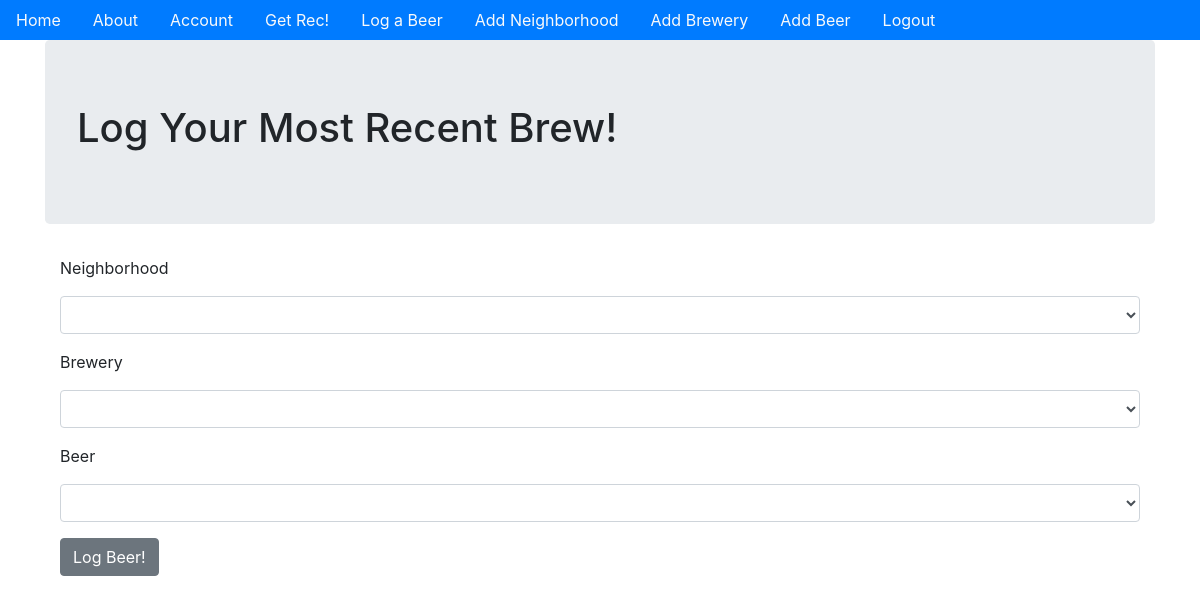
Before: /log_item (signed in) with the older database file.
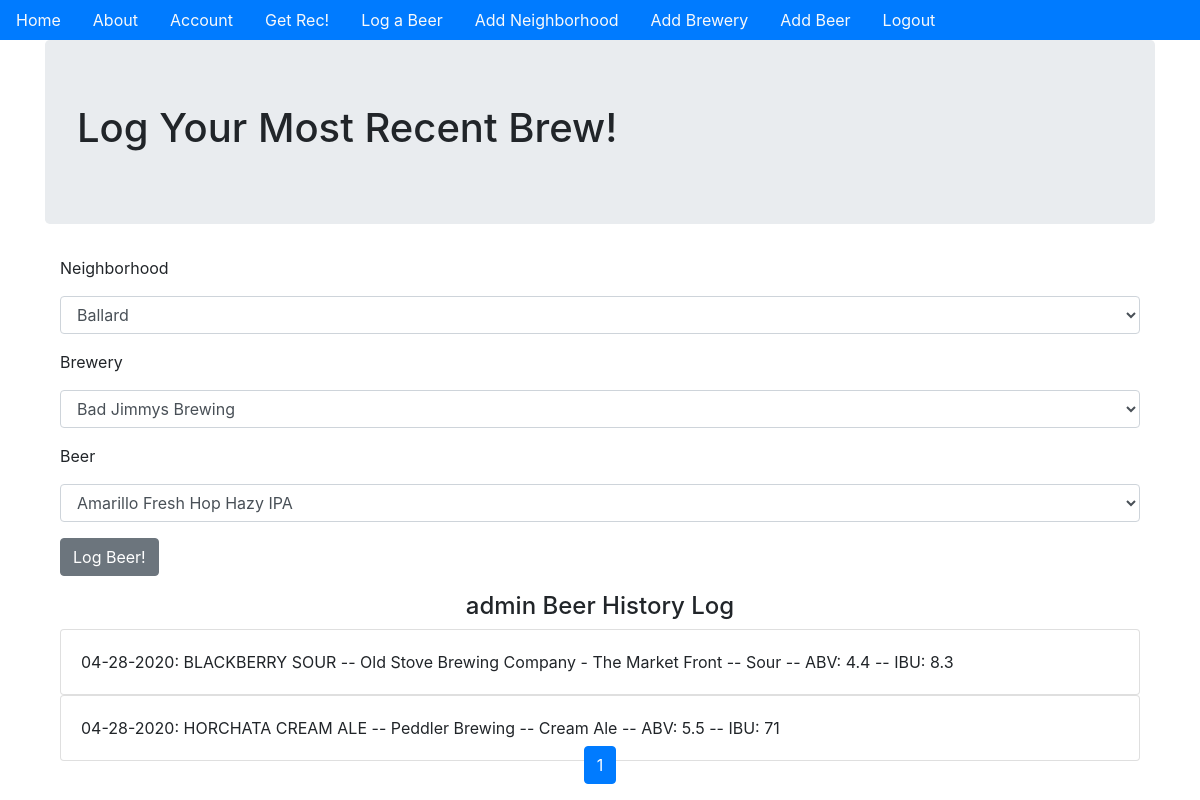
After: the same page with the newer database file.
### beer_app/models.py (models this page shows, shortened)
class User(db.Model, UserMixin):
    __tablename__ = 'users'
    id = db.Column(db.Integer, primary_key=True)
    profile_image = db.Column(
        db.String(64), nullable=False, default='default_profile.png')
    email = db.Column(db.String(64), unique=True, index=True)
    username = db.Column(db.String(64), unique=True, index=True)
    password_hash = db.Column(db.String(128))
    transactions = db.relationship('Log', backref='user', lazy='dynamic')
    recommendations = db.relationship(
        'Rec', backref='user', lazy='dynamic')

class Log(db.Model):
    __tablename__ = 'transactions'
    users = db.relationship(User)
    items = db.relationship(Item)
    id = db.Column(db.Integer, primary_key=True)
    user_id = db.Column(db.Integer, db.ForeignKey('users.id'), nullable=False)
    item_id = db.Column(db.Integer, db.ForeignKey('items.id'), nullable=False)
    date = db.Column(db.DateTime, nullable=False, default=datetime.utcnow)
    def __repr__(self):
        return f"{self.date.strftime('%m-%d-%Y')}: {Item.query.filter_by(id=self.item_id).first()}"

class Item(db.Model):
    __tablename__ = 'items'
    locations = db.relationship(Location)
    id = db.Column(db.Integer, primary_key=True)
    name = db.Column(db.String(64), nullable=False, index=True)
    style = db.Column(db.String(64), nullable=False, index=True)
    abv = db.Column(db.String(4), nullable=False, index=True)
    ibu = db.Column(db.String(3), index=True)
    location_id = db.Column(db.Integer, db.ForeignKey(
        'locations.id'), nullable=False)
    def __repr__(self):
        return f"{self.name} -- {self.locations.name} -- {self.style} -- ABV: {self.abv} -- IBU: {self.ibu}"

class Location(db.Model):
    __tablename__ = 'locations'
    zones = db.relationship(Zone)
    id = db.Column(db.Integer, primary_key=True)
    name = db.Column(db.String(64), index=True)
    address = db.Column(db.String(64))
    phone = db.Column(db.String(10))
    website = db.Column(db.String(64))
    zone_id = db.Column(db.Integer, db.ForeignKey('zones.id'), nullable=False)
    items = db.relationship('Item', backref='location')

### beer_app/actions/views.py (the view)
@actions.route('/log_item', methods=['GET', 'POST'])
@login_required
def log_item():
    form = LogActionForm()
    form.zone.choices = [(zone.id, zone.name)
                         for zone
                         in Zone.query.order_by('name')]
    form.loc.choices = [(loc.id, loc.name)
                        for loc
                        in Location.query.order_by('name')]
    form.item.choices = [(item.id, item.name)
                         for item
                         in Item.query.order_by('location_id')]
    if form.validate_on_submit():
        transaction = Log(user_id=current_user.id,
                          item_id=form.item.data)
        db.session.add(transaction)
        db.session.commit()
        return redirect(url_for('actions.log_item'))
    page = request.args.get('page', 1, type=int)
    user_post_log = Log.query.filter_by(user_id=current_user.id).order_by(
        Log.date.desc()).paginate(page=page, per_page=3)
    return render_template('log_item.html', form=form, user_post_log=user_post_log)

### beer_app/actions/forms.py
class LogActionForm(RecActionForm):
    item = SelectField('Beer', coerce=int, validators=[DataRequired()])

### beer_app/models.py (called while the page is built)
@login_manager.user_loader
def load_user(user_id):
    return User.query.get(user_id)

### beer_app/templates/log_item.html (shortened to what this page needs)
{% extends "base.html" %}
{% block content %}
<div class='jumbotron'>
    <h1>Log Your Most Recent Brew!</h1>
</div>
<div class='container'>
    <form method="POST" action="" enctype="multipart/form-data">
        <div class='form-group'>
            {{form.zone.label(class='form-group')}}
            {{form.zone(class='form-control')}}
        </div>
        <div class='form-group'>
            {{form.loc.label(class='form-group')}}
            {{form.loc(class='form-control')}}
        </div>
        <div class='form-group'>
            {{form.item.label(class='form-group')}}
            {{form.item(class='form-control')}}
        </div>
        <div class='form-group'>
            {{form.submit(class='btn btn-secondary')}}
        </div>
    </form>
</div>
{% if user_post_log.items %}
<div class='container'>
    <h4 style='text-align:center'> {{current_user.username}} Beer History Log</h4>
    {% for post in user_post_log.items %}
    <div class='card'>
        <div class='card-body'>
            {{post}}
        </div>
    </div>
    {% endfor %}
</div>
<div class="fixed-bottom">
    <nav aria-label='User Post Log'>
        <ul class='pagination sticky-bottom justify-content-center'>
            {% for page_num in user_post_log.iter_pages(left_edge=1,
                                                                                        right_edge=1,
                                                                                        left_current=5,
                                                                                        right_current=5) %}
            {% if user_post_log.page == page_num %}
            <li class='page-item active' aria-current="page">
                <span class="page-link" href="{{url_for('actions.log_item',page=page_num)}}">{{page_num}}
                </span>
            </li>
            {% else %}
            <li class='page-item'>
                <a class='page-link' href="{{url_for('actions.log_item',page=page_num)}}">{{page_num}}</a>
            </li>
            {% endif %}
            {% endfor %}
        </ul>
    </nav>
</div>
{% endif %}
{% endblock %}

### beer_app/templates/base.html (shortened to what this page needs)
<!DOCTYPE html>
<html lang="en" dir='ltr'>
<head>
    <link rel="stylesheet" href="https://stackpath.bootstrapcdn.com/bootstrap/4.4.1/css/bootstrap.min.css"
>
</head>
<body>
    <ul class='nav sticky-top bg-primary'>
        <li class='nav-link'>
            <a class='text-light' href="{{url_for('core.index')}}">Home</a>
        </li>
        <li class='nav-link'>
            <a class='text-light' href="{{url_for('core.info')}}">About</a>
        </li>
        {% if current_user.is_authenticated %}
        <li class='nav-link'>
            <a class='text-light' href="{{url_for('users.account')}}">Account</a>
        </li>
        <li class='nav-link'>
            <a class='text-light' href="{{url_for('actions.get_rec')}}">Get Rec!</a>
        </li>
        <li class='nav-link'>
            <a class='text-light' href="{{url_for('actions.log_item')}}">Log a Beer</a>
        </li>
        {% if current_user.username=='admin' %}
        <li class='nav-link'>
            <a class='text-light' href="{{url_for('update.add_zone')}}">Add Neighborhood</a>
        </li>
        <li class='nav-link'>
            <a class='text-light' href="{{url_for('update.add_location')}}">Add Brewery</a>
        </li>
        <li class='nav-link'>
            <a class='text-light' href="{{url_for('update.add_item')}}">Add Beer</a>
        </li>
        {% endif %}
        <li class='nav-link'>
            <a class='text-light' href="{{url_for('users.logout')}}">Logout</a>
        </li>
        {% endif %}
    </ul>
    <div class='container'>
        {% block content %}
        {% endblock %}
    </div>
</body>
</html>

Changed rows visible on the page:
now on this page (row edited): User: username "admin"
added Log: date+item "04-28-2020: BLACKBERRY SOUR -- Old Stove Brewing Company - The Market Front -- Sour -- ABV: 4.4 -- IBU: 8.3"
added Log: date+item "04-28-2020: HORCHATA CREAM ALE -- Peddler Brewing -- Cream Ale -- ABV: 5.5 -- IBU: 71"
Other visible differences:
form field zone: (not shown) → "Ballard"
form field loc: (not shown) → "Bad Jimmys Brewing"
form field item: (not shown) → "Amarillo Fresh Hop Hazy IPA"
text now shown: "Beer History Log"
new list line: "1"
